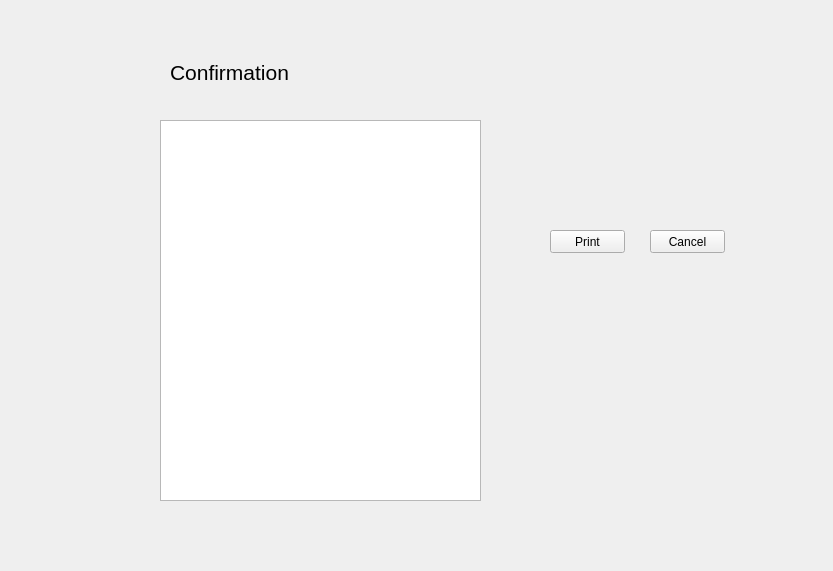
<?xml version="1.0" encoding="UTF-8"?>
<ui version="4.0">
 <class>Form</class>
 <widget class="QWidget" name="Form">
  <property name="geometry">
   <rect>
    <x>0</x>
    <y>0</y>
    <width>833</width>
    <height>571</height>
   </rect>
  </property>
  <property name="windowTitle">
   <string>Form</string>
  </property>
  <widget class="QLabel" name="label">
   <property name="geometry">
    <rect>
     <x>170</x>
     <y>60</y>
     <width>131</width>
     <height>21</height>
    </rect>
   </property>
   <property name="text">
    <string>&lt;html&gt;&lt;head/&gt;&lt;body&gt;&lt;p&gt;&lt;span style=&quot; font-size:16pt;&quot;&gt;Confirmation&lt;/span&gt;&lt;/p&gt;&lt;/body&gt;&lt;/html&gt;</string>
   </property>
  </widget>
  <widget class="QTextEdit" name="textEdit">
   <property name="geometry">
    <rect>
     <x>160</x>
     <y>120</y>
     <width>321</width>
     <height>381</height>
    </rect>
   </property>
  </widget>
  <widget class="QPushButton" name="pushButton">
   <property name="geometry">
    <rect>
     <x>550</x>
     <y>230</y>
     <width>75</width>
     <height>23</height>
    </rect>
   </property>
   <property name="text">
    <string>Print</string>
   </property>
  </widget>
  <widget class="QPushButton" name="pushButton_2">
   <property name="geometry">
    <rect>
     <x>650</x>
     <y>230</y>
     <width>75</width>
     <height>23</height>
    </rect>
   </property>
   <property name="text">
    <string>Cancel</string>
   </property>
  </widget>
 </widget>
 <resources/>
 <connections/>
</ui>
